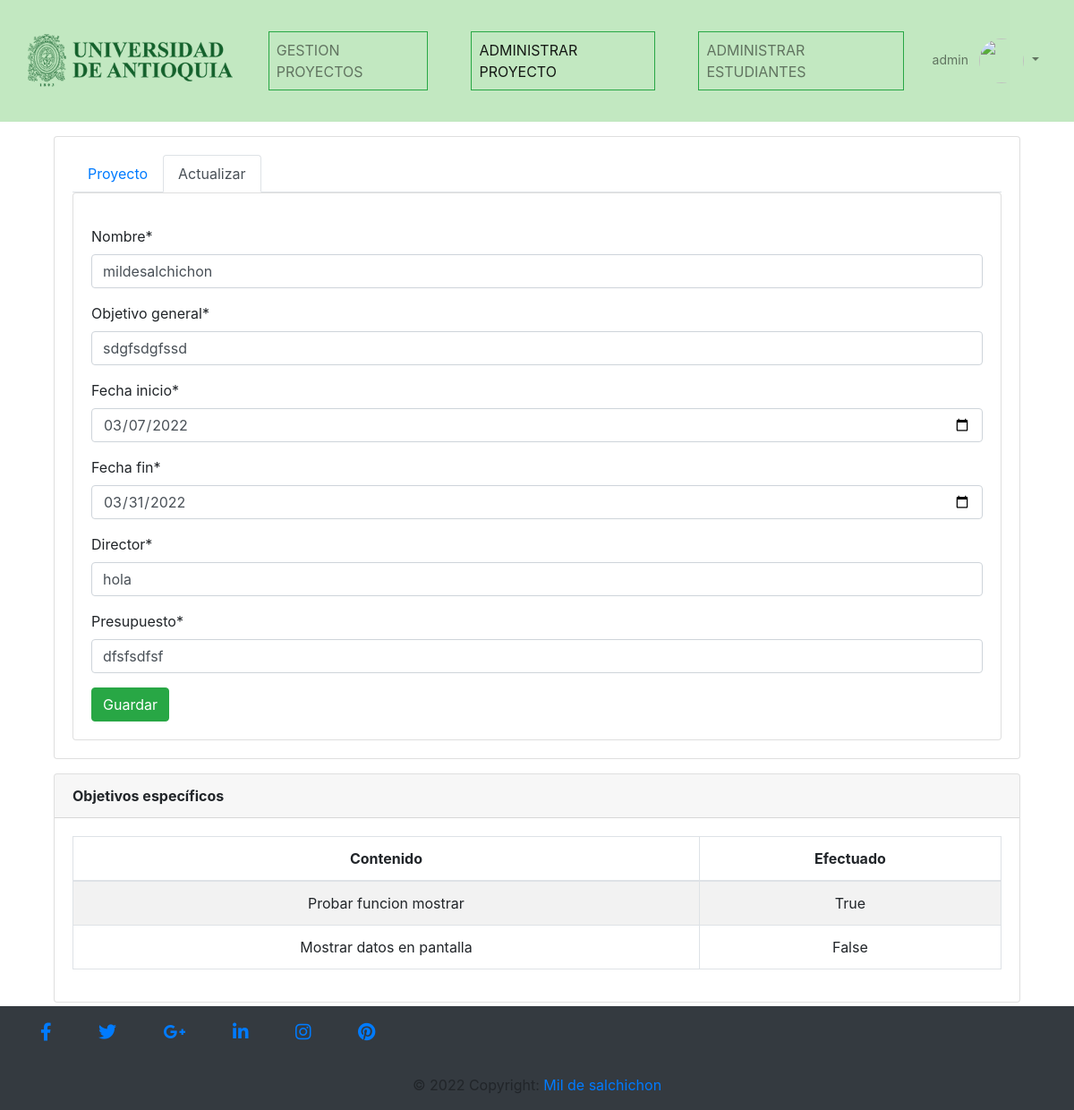
The page /manage_project/admin_project/update_project/1 (signed in) on the database its author committed.
### gestion/models.py (models this page shows, shortened)
class Proyecto(models.Model):
    estados = (('F','Finalizado'),('E','En ejecucion'))
    nombre = models.CharField(max_length=100)
    objetivo_general = models.CharField(max_length=100)
    fecha_inicio = models.DateField()
    fecha_fin = models.DateField()
    director = models.CharField(max_length=100)
    presupuesto = models.CharField(max_length=100)
    porcentaje_avance = models.IntegerField(null = True)
    estado = models.CharField(max_length=1, choices=estados)
    class meta:
        db_table= 'proyecto'
        verbose_name= 'Proyecto'
        verbose_name_plural='Proyectos'
        ordering=['id']

class Objetivos_especificos(models.Model):
    proyecto = models.ForeignKey(Proyecto,on_delete=models.CASCADE,null=True)
    contenido = models.CharField(max_length=100)
    estado = models.BooleanField(null=True,verbose_name="Efectuado")
    class meta:
        db_table= 'objetivos_especificos'
        verbose_name= 'Objetivo especifico'
        verbose_name_plural='Objetivos especificos'
        ordering=['id']

### gestion/views.py (the view, shortened to what this page needs)
# urls.py: path('manage_project/admin_project/update_project/<int:project_id>', update_project, name="update_project"),
def update_project(request,project_id):
    project = Proyecto.objects.get(id = project_id)
    project = Proyecto.objects.get(id =project_id)
    form=FormProyecto(instance=project)
    targets = Objetivos_especificos.objects.filter(proyecto = project_id)
    return render(request, "update_project.html", {"project":project, "targets":targets, "form":form})

### gestion/forms.py
class FormProyecto(forms.ModelForm):
    class Meta:
        model = Proyecto
        fields = ('nombre','objetivo_general','fecha_inicio','fecha_fin','director','presupuesto')
        widgets={'fecha_inicio':DatePickerInput(),'fecha_fin':DatePickerInput(),}

### Templates/update_project.html (shortened to what this page needs)
{% extends 'index.html' %}
{%block navlink%}
<li class="nav-item px-lg-4">
    <a class="nav-link text-uppercase border border-success" href="{% url 'gestion_proyecto' %}">Gestion proyectos</a>
</li>
<li class="nav-item px-lg-4">
    <a class="nav-link text-uppercase border border-success active" href="">Administrar proyecto</a>
</li>
<li class="nav-item px-lg-4">
    <a class="nav-link text-uppercase border border-success" href="{% url 'manage_students' project.id %}">Administrar estudiantes</a>
</li>
{%endblock%}
{% load crispy_forms_tags %}
{% block content %}
<div class="container">
    <div class="card">
        <div class="card-body">
            <nav>
                <div class="nav nav-tabs" id="nav-tab" role="tablist">
                    <a class="nav-item nav-link" href="{% url 'admin_project' project.id %}">Proyecto</a>
                    <a class="nav-item nav-link active" href="{% url 'update_project' project.id %}">Actualizar</a>
                </div>
            </nav>
            <div class="tab-content">
                <div class="card">
                    <div class="card-body">
                        <form method="POST" action="" class="mt-3" autocomplete="off" enctype="multipart/form-data">
                            {{ form|crispy }}
                            <button type="submit" class="btn btn-success">Guardar</button>
                        </form>
                    </div>
                </div>
            </div>
        </div>
    </div>
    <div class="card">
        <div class="card-header"><b>Objetivos específicos</b></div>
        <div class="card-body">
            <table class="table table-striped table-bordered" id="mydatatable">
                <thead>
                    <tr class="text-center">
                        <th scope="col">Contenido</th>
                        <th scope="col">Efectuado</th>
                    </tr>
                </thead>
                <tbody>
                    {% for target in targets %}
                    <tr class="text-center">
                        <td>{{ target.contenido }}</td>
                        <td>{{ target.estado }}</td>
                    </tr>
                {% endfor %}
                </tbody>
            </table>
        </div>
    </div>
</div>
{% endblock %}

### Templates/index.html (shortened to what this page needs)
<!DOCTYPE html>
<html style="min-height: 100%;position: relative;">
<head>
    {% load bootstrap4 %}
    {% bootstrap_css %}
    {%load static%}
    <link rel="stylesheet" href="https://cdnjs.cloudflare.com/ajax/libs/font-awesome/6.0.0/css/all.min.css"
 />
</head>
<body style="margin: 0;margin-bottom: 120px;">
    <nav class="navbar navbar-expand-lg navbar-light" style="background-color: #C2E8C1;">
        <div class="container-fluid">
            <div class="navbar-header">
                <a class="navbar-brand" href="{% url 'gestion_proyecto' %}">
                    <img class="img-responsive" src="{% static 'img/logo-udea.png'%}" alt="" height="110">
                </a>
            </div>
            <div class="collapse navbar-collapse" id="collapsibleNavbar">
                <ul class="navbar-nav mx-auto ">
                    {% if user.is_authenticated %}
                    {% block navlink %}{% endblock %}
                    {% endif %}
                </ul>
                <ul class="nav navbar-nav ml-auto ">
                    {% if user.is_authenticated %}
                    <li class="nav-item dropdown no-arrow">
                        <a class="nav-link dropdown-toggle" href="#" id="userDropdown" role="button"
                            data-toggle="dropdown" aria-haspopup="true" aria-expanded="false">
                            <span class="mr-2 d-none d-lg-inline text-gray-600 small">{{ user.username }}</span>
                            <img class="img-profile rounded-circle"
                                src="https://s3.eu-central-1.amazonaws.com/bootstrapbaymisc/blog/24_days_bootstrap/fox.jpg"
                                width="50" height="50" class="rounded-circle">
                        </a>
                    </li>
                    {% endif %}
                </ul>
            </div>
        </div>
    </nav>
    <div class="container mt-3">
        {% block content %}{% endblock %}
    </div>
</body>
<footer style="position: absolute;bottom: 0;width: 100%;" class="navbar-fixed-bottom  page-footer mt-3 bg-dark">
    <div class="container  ">
        <div class="row">
            <div class="col-md-12 py-3 ">
                <div class="mb-1 flex-center">
                    <a class="fb-ic">
                        <i class="fab fa-facebook-f fa-lg white-text mr-md-5 mr-3 fa-2x"> </i>
                    </a>
                    <a class="tw-ic">
                        <i class="fab fa-twitter fa-lg white-text mr-md-5 mr-3 fa-2x"> </i>
                    </a>
                    <a class="gplus-ic">
                        <i class="fab fa-google-plus-g fa-lg white-text mr-md-5 mr-3 fa-2x"> </i>
                    </a>
                    <a class="li-ic">
                        <i class="fab fa-linkedin-in fa-lg white-text mr-md-5 mr-3 fa-2x"> </i>
                    </a>
                    <a class="ins-ic">
                        <i class="fab fa-instagram fa-lg white-text mr-md-5 mr-3 fa-2x"> </i>
                    </a>
                    <a class="pin-ic">
                        <i class="fab fa-pinterest fa-lg white-text fa-2x"> </i>
                    </a>
                </div>
            </div>
        </div>
    </div>
    <div class="footer-copyright text-center py-3">© 2022 Copyright:
        <a href="/"> Mil de salchichon</a>
    </div>
</footer>
</html>

### rows shown on the page
Proyecto: nombre "mildesalchichon", objetivo_general "sdgfsdgfssd", fecha_inicio "03/07/2022", fecha_fin "03/31/2022", director "hola", presupuesto "dfsfsdfsf"
Objetivos_especificos: contenido "Probar funcion mostrar", estado "True"
Objetivos_especificos: contenido "Mostrar datos en pantalla", estado "False"

### other values the page prints
{{ user.username }} "admin"
